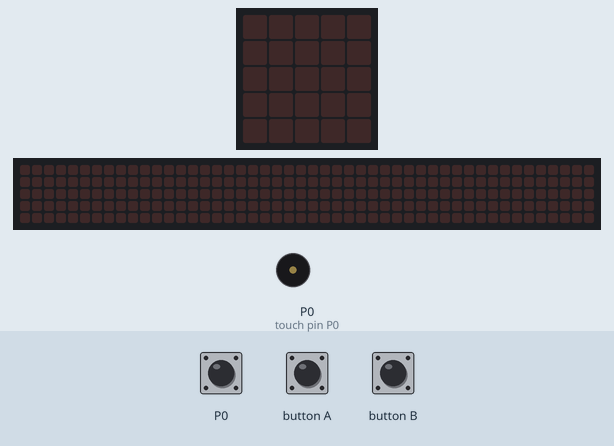
Simulated run of this program. Board: BBC micro:bit (MakeCode). On the bench: the board's 5×5 LED display, a strip that is not on the board, showing the scrolling text unrolled, buzzer (waves = sounding). The inputs (shaded band) are chosen by the test bench. The 48×5 strip is a reading aid, not a part: it shows the text the display is scrolling, unrolled, one strip-width of it at a time.

Above: at 1.2 s.
1.3 s: touch pin P0 pressed for 0.15 s
At 1.5 s:
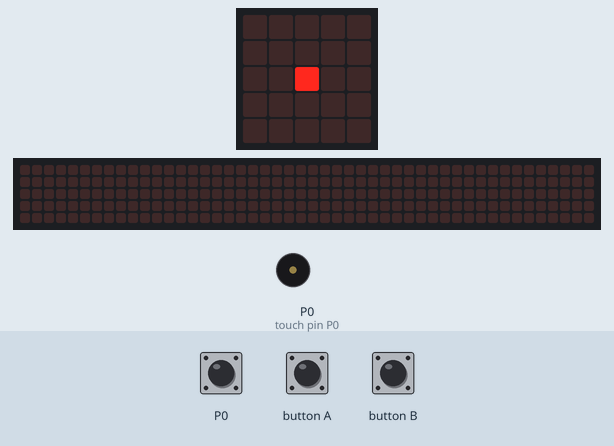
3.2 s: button A pressed for 0.15 s
At 4.5 s:
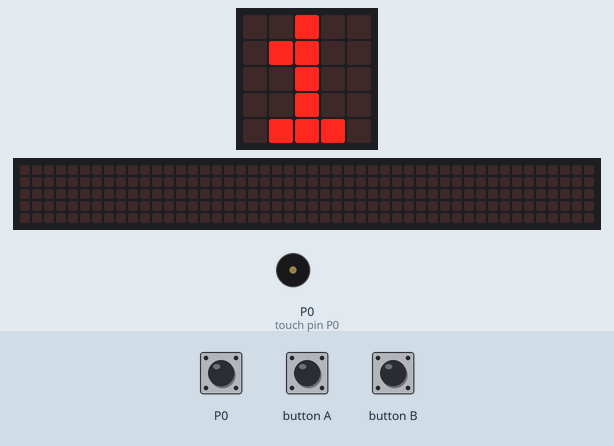
4.8 s: touch pin P0 pressed for 1 s
At 5.43 s:
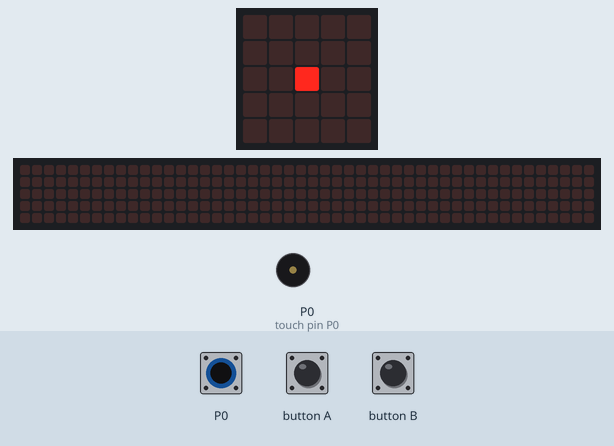
7.8 s: button A pressed for 0.15 s
At 9.1 s:
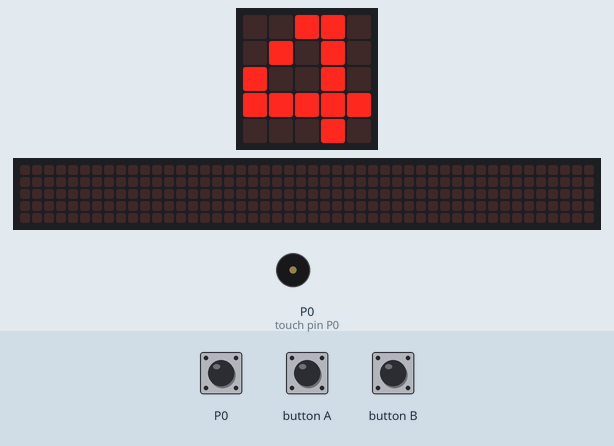
9.4 s: touch pin P0 pressed for 3.2 s
At 13.3 s:
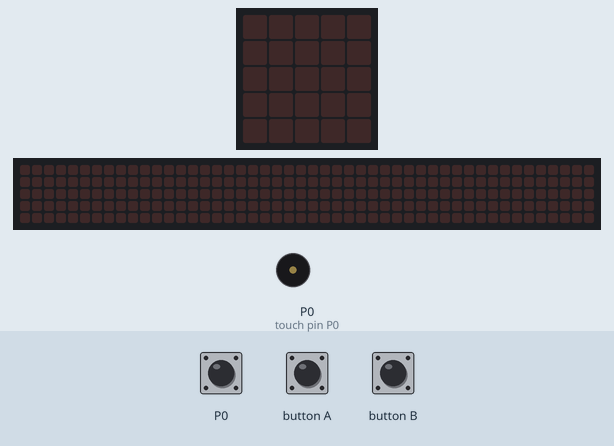
14.1 s: button A pressed for 0.15 s
At 16.72 s:
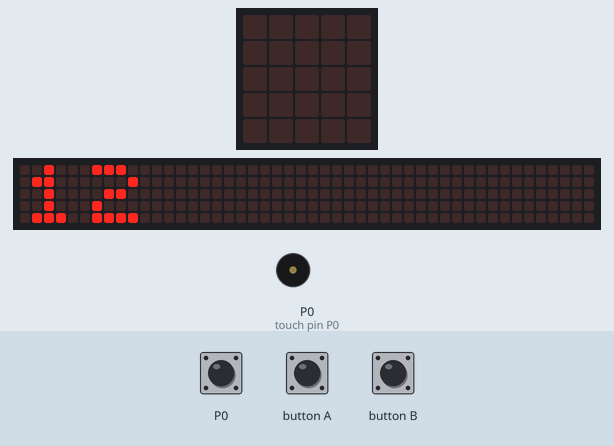
Timing chart, 0 to 18.1 s (numbered marks = the images above; inputs shaded):
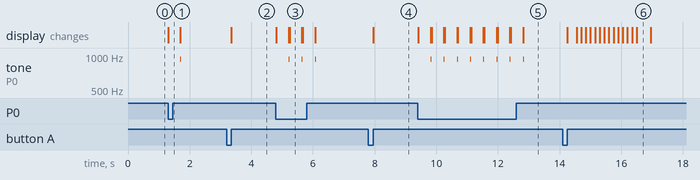

The program:

main.ts
```typescript
let caunter = 0
input.onButtonPressed(Button.A, function () {
    basic.showNumber(caunter)
})
input.onButtonPressed(Button.B, function () {
    caunter = 0
})
function sinalizar () {
    basic.showLeds(`
        . . . . .
        . . . . .
        . . # . .
        . . . . .
        . . . . .
        `)
    basic.clearScreen()
}
basic.forever(function () {
    if (input.pinIsPressed(TouchPin.P0)) {
        sinalizar()
        caunter += 1
        music.ringTone(932)
        basic.pause(8)
        music.stopAllSounds()
    }
})
```

test.ts
```typescript
// testes vão aqui; isto não será compilado quando este pacote for usado como uma extensão.
```

Measured:
- after the input at 1.3 s, tone on P0 (touch pin P0): silent → 932 Hz after 0.40 s, → silent 0.01 s later; the display: changes at once (image 1)
- after the input at 3.2 s, the display: changes after 0.15 s (image 2)
- after the input at 4.8 s, tone on P0 (touch pin P0): alternates 932 Hz for 0.01 s and silent for 0.42 s, 6 changes in all, then stays silent, starting after 0.41 s; the display: changes at once (image 3)
- after the input at 7.8 s, the display: changes after 0.15 s (image 4)
- after the input at 9.4 s, tone on P0 (touch pin P0): alternates 932 Hz for 0.01 s and silent for 0.42 s, 16 changes in all, then stays silent, starting after 0.42 s; the display: first changes at once (image 5 shows a later state)
- after the input at 14.1 s, the display: changes after 0.15 s (image 6)
- what the display in image 3 shows lasts 0.4 s, from 5.2 s to 5.6 s
